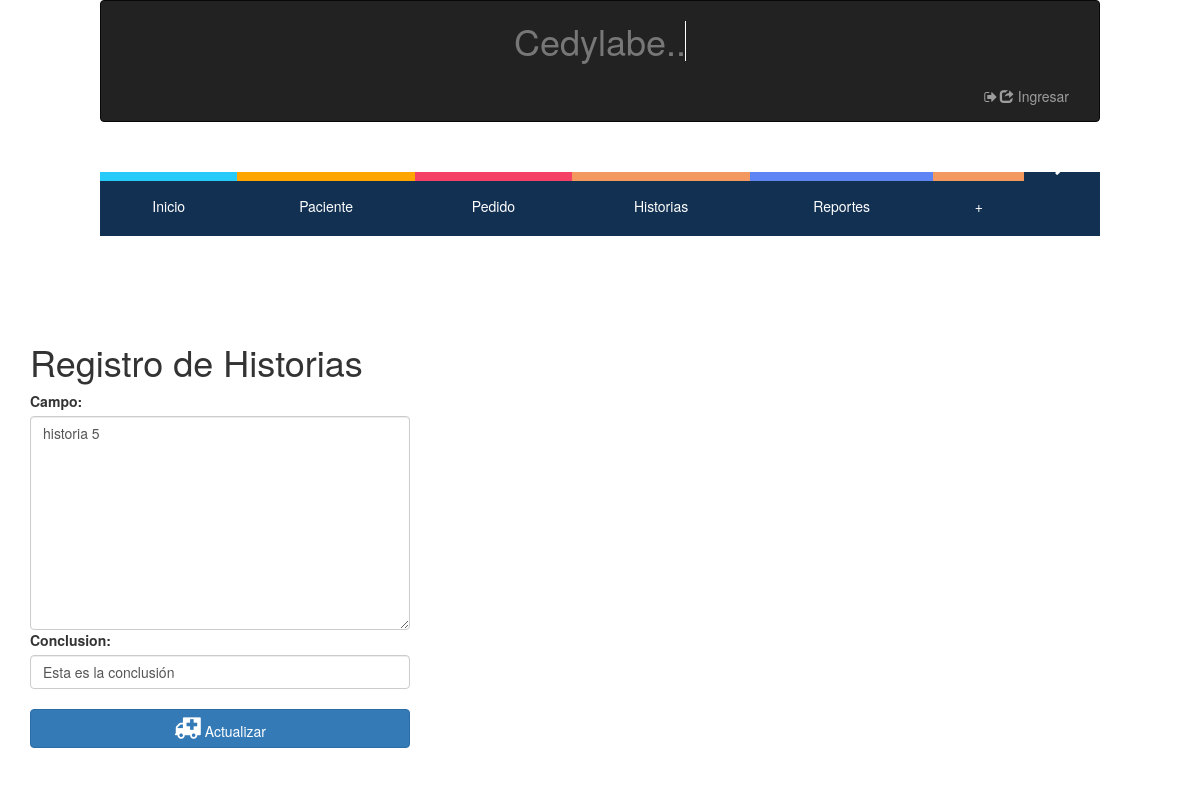
Page /editar/historia/5/ on the earlier database version.
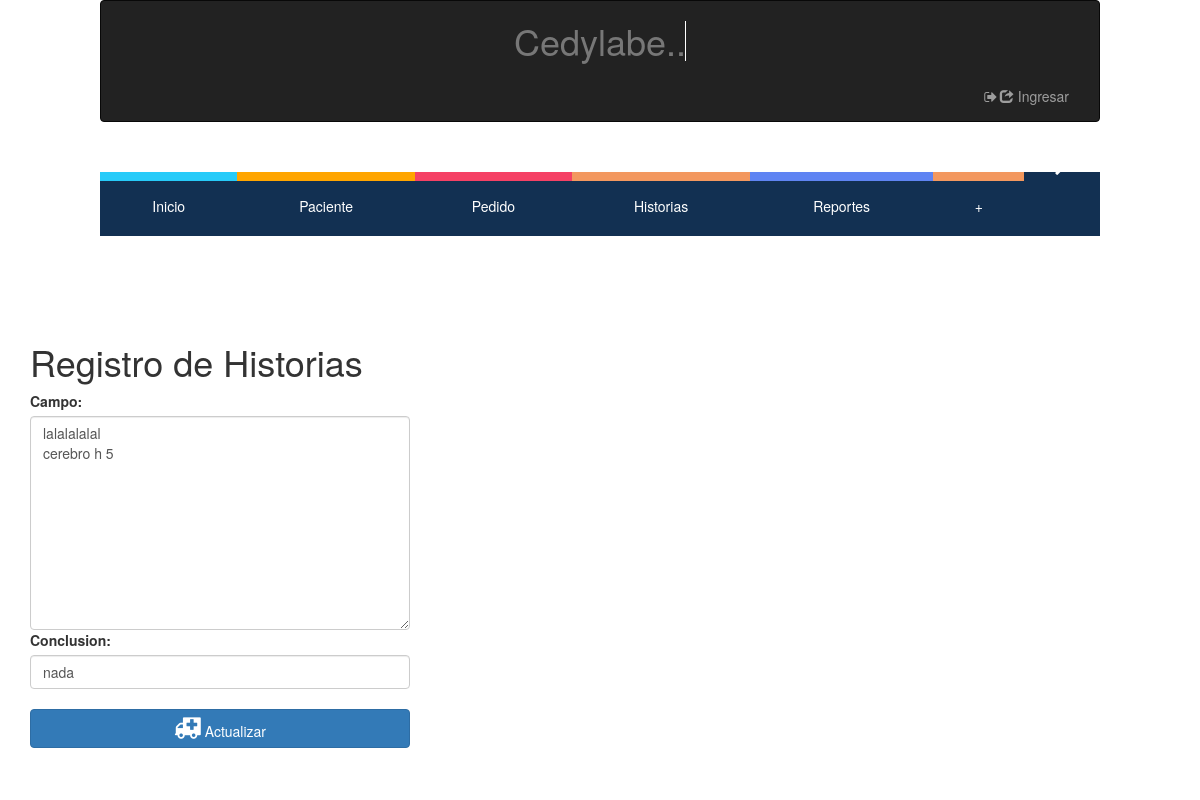
Same page on the later database version.
### hcapp/models.py (models this page shows, shortened)
class Historia(models.Model):
    Pedido=models.ForeignKey(Pedido, on_delete=models.PROTECT, default= 1)
    TipoEstudio= models.CharField(max_length=200)
    Fecha_creacion = models.DateField(auto_now=True)
    Campo = models.TextField()
    Conclusion = models.CharField(max_length=200)  # charfield

### hcapp/views.py (the view)
# urls.py: url(r'^editar/historia/(?P<pk>[0-9]+)/$',views.EditarHistoria.as_view() ,name="Editar-Historia"),
class EditarHistoria(generic.UpdateView):
    model=Historia
    fields = ['Campo', 'Conclusion']
    template_name_suffix ='_editform'
    success_url =reverse_lazy('hcapp:Tabla-Historias')

### hcapp/templates/hcapp/historia_editform.html (shortened to what this page needs)
{% extends "hcapp/index.html" %}
{% load staticfiles %}
{% block contenido %}
<div class="container">
  <div class="col-md-4">
    <form name="formulario_pacientes" method="post">
      <div class="form-group row">
        <h1><center>Registro de Historias</center></h1>
          <div>
            {% include 'hcapp/form_template.html' %}
           <br>
            <button class="btn btn-primary btn-block"><i class="fa fa-ambulance" style="font-size:25px"></i>  Actualizar </button>
          <br>
          </div>
      </div>
    </form>
  </div>
{% endblock contenido %}

### hcapp/templates/hcapp/form_template.html (shortened to what this page needs)
{% for field in form%}
{% load staticfiles %}
{% load widget_tweaks %}
     <b>{{field.label_tag}}</b>
                    {% render_field field class="form-control" %}
                {% endfor %}
        <link href="//code.jquery.com/ui/1.12.1/themes/base/jquery-ui.css" rel="stylesheet">
            <link href="/resources/demos/style.css" rel="stylesheet">

Differences in the rows shown:
changed Historia: Campo "historia 5" → "lalalalalal cerebro h 5"; Conclusion "Esta es la conclusión" → "nada"
